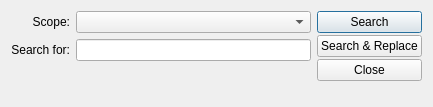
<?xml version="1.0" encoding="UTF-8"?>
<ui version="4.0">
 <class>FindInDialog</class>
 <widget class="QDialog" name="FindInDialog">
  <property name="geometry">
   <rect>
    <x>0</x>
    <y>0</y>
    <width>433</width>
    <height>107</height>
   </rect>
  </property>
  <property name="windowTitle">
   <string>Find In...</string>
  </property>
  <layout class="QHBoxLayout" name="horizontalLayout">
   <item>
    <layout class="QVBoxLayout" name="verticalLayout_2">
     <item>
      <layout class="QGridLayout" name="gridLayout">
       <item row="0" column="0">
        <widget class="QLabel" name="label_2">
         <property name="text">
          <string>Scope:</string>
         </property>
         <property name="alignment">
          <set>Qt::AlignRight|Qt::AlignTrailing|Qt::AlignVCenter</set>
         </property>
         <property name="buddy">
          <cstring>findInComboBox</cstring>
         </property>
        </widget>
       </item>
       <item row="0" column="1">
        <widget class="QComboBox" name="findInComboBox"/>
       </item>
       <item row="1" column="0">
        <widget class="QLabel" name="label">
         <property name="text">
          <string>Search for:</string>
         </property>
         <property name="alignment">
          <set>Qt::AlignRight|Qt::AlignTrailing|Qt::AlignVCenter</set>
         </property>
         <property name="buddy">
          <cstring>findTextLineEdit</cstring>
         </property>
        </widget>
       </item>
       <item row="1" column="1">
        <widget class="QLineEdit" name="findTextLineEdit"/>
       </item>
      </layout>
     </item>
     <item>
      <widget class="QStackedWidget" name="searchParamsStackedWidget"/>
     </item>
    </layout>
   </item>
   <item>
    <layout class="QVBoxLayout" name="verticalLayout">
     <property name="spacing">
      <number>2</number>
     </property>
     <item>
      <widget class="QPushButton" name="searchPushButton">
       <property name="text">
        <string>Search</string>
       </property>
       <property name="default">
        <bool>true</bool>
       </property>
      </widget>
     </item>
     <item>
      <widget class="QPushButton" name="searchAndReplacePushButton">
       <property name="text">
        <string>Search &amp;&amp; Replace</string>
       </property>
      </widget>
     </item>
     <item>
      <widget class="QPushButton" name="closePushButton">
       <property name="text">
        <string>Close</string>
       </property>
      </widget>
     </item>
     <item>
      <spacer name="verticalSpacer">
       <property name="orientation">
        <enum>Qt::Vertical</enum>
       </property>
       <property name="sizeHint" stdset="0">
        <size>
         <width>20</width>
         <height>40</height>
        </size>
       </property>
      </spacer>
     </item>
    </layout>
   </item>
  </layout>
 </widget>
 <resources/>
 <connections/>
</ui>
